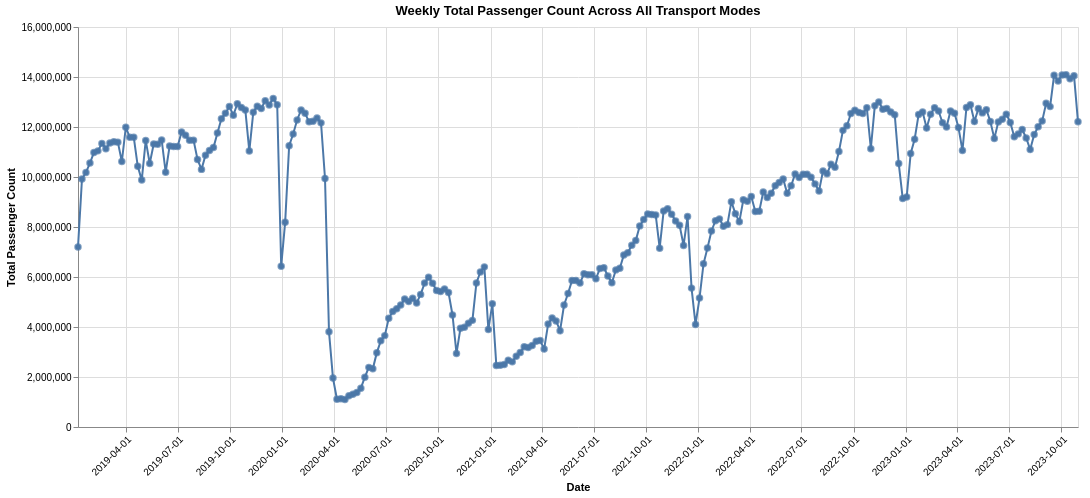

Notebook cell for this chart:
### Code cell
import altair as alt

# Convert the 'year_week' column to datetime if it's not already
transport_ie['year_week'] = pd.to_datetime(transport_ie['year_week'])

# Aggregate total value by 'year_week'
weekly_totals = transport_ie.groupby('year_week', as_index=False)['total_value'].sum()

# Define the base chart with common properties
base = alt.Chart(weekly_totals).encode(
    alt.X('year_week:T', axis=alt.Axis(title='Date', format='%Y-%m-%d', labelAngle=-45)),  # Ensure proper date formatting
    alt.Y('total_value:Q', axis=alt.Axis(title='Total Passenger Count')),
    tooltip=['year_week:T', 'total_value:Q']).properties(
    title='Weekly Total Passenger Count Across All Transport Modes',
    width=1000,
    height=400)
# Combine line chart and points
chart = base.mark_line(point=True) + base.mark_point()
chart.display()

### Figure 1 — Vega-Lite specification as saved in the notebook (floating-point values rounded to 4 significant figures; data arrays with more than 128 entries replaced by an {"elided": "..."} marker saying what was removed)
{"config": {"view": {"continuousWidth": 300, "continuousHeight": 300}}, "layer": [{"mark": {"type": "line", "point": true}, "encoding": {"tooltip": [{"field": "year_week", "type": "temporal"}, {"field": "total_value", "type": "quantitative"}], "x": {"axis": {"format": "%Y-%m-%d", "labelAngle": -45, "title": "Date"}, "field": "year_week", "type": "temporal"}, "y": {"axis": {"title": "Total Passenger Count"}, "field": "total_value", "type": "quantitative"}}, "title": "Weekly Total Passenger Count Across All Transport Modes"}, {"mark": {"type": "point"}, "encoding": {"tooltip": [{"field": "year_week", "type": "temporal"}, {"field": "total_value", "type": "quantitative"}], "x": {"axis": {"format": "%Y-%m-%d", "labelAngle": -45, "title": "Date"}, "field": "year_week", "type": "temporal"}, "y": {"axis": {"title": "Total Passenger Count"}, "field": "total_value", "type": "quantitative"}}, "title": "Weekly Total Passenger Count Across All Transport Modes"}], "data": {"name": "data-5e6e9842a4ebd5b48f036450652b7f82"}, "height": 400, "width": 1000, "$schema": "https://vega.github.io/schema/vega-lite/v5.16.3.json", "datasets": {"data-5e6e9842a4ebd5b48f036450652b7f82": {"elided": "252 records"}}}
